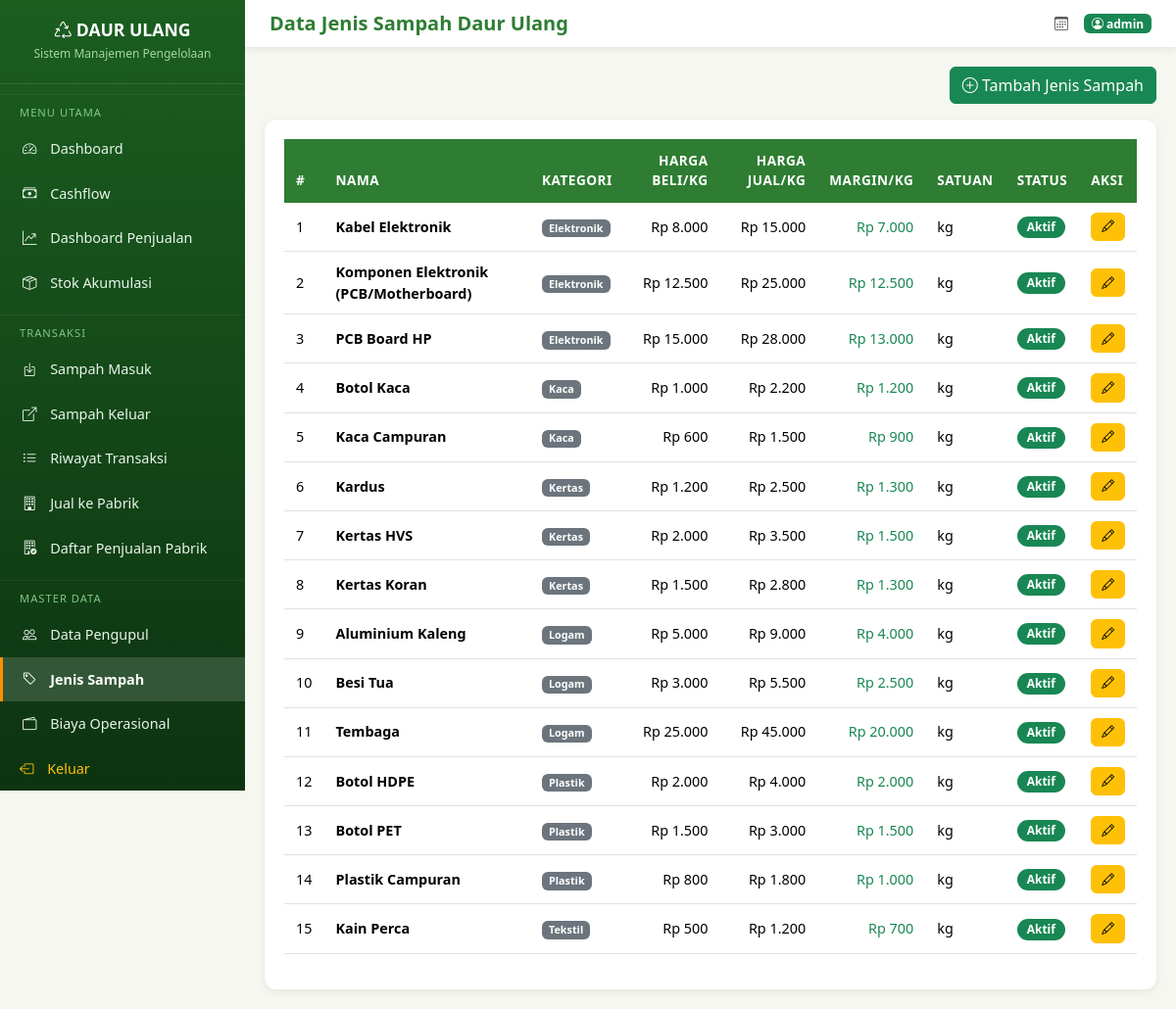
Page /waste/waste-types/ (signed in) on the committed database.
### waste_mgmt/models.py (models this page shows, shortened)
class WasteType(models.Model):
    CATEGORY_CHOICES = [
        ('plastik', 'Plastik'),
        ('logam', 'Logam'),
        ('kertas', 'Kertas'),
        ('kaca', 'Kaca'),
        ('elektronik', 'Elektronik'),
        ('tekstil', 'Tekstil'),
        ('organik', 'Organik'),
        ('lainnya', 'Lainnya'),
    ]
    name = models.CharField('Nama Jenis Sampah', max_length=200)
    category = models.CharField('Kategori', max_length=20, choices=CATEGORY_CHOICES, default='lainnya')
    purchase_price_per_kg = models.DecimalField(
        'Harga Beli per Kg (Rp)',
        max_digits=12, decimal_places=2,
        validators=[MinValueValidator(0)]
    )
    selling_price_per_kg = models.DecimalField(
        'Harga Jual per Kg (Rp)',
        max_digits=12, decimal_places=2,
        validators=[MinValueValidator(0)]
    )
    unit = models.CharField('Satuan', max_length=20, default='kg')
    description = models.TextField('Deskripsi', blank=True)
    is_active = models.BooleanField('Aktif', default=True)
    class Meta:
        ordering = ['category', 'name']
        verbose_name = 'Jenis Sampah'
        verbose_name_plural = 'Data Jenis Sampah'
    def margin_per_kg(self):
        return self.selling_price_per_kg - self.purchase_price_per_kg

### waste_mgmt/views.py (the view)
# urls.py: path('waste-types/', views.waste_type_list, name='waste_type_list'),
@login_required
def waste_type_list(request):
    waste_types = WasteType.objects.all()
    category = request.GET.get('category', '')
    if category:
        waste_types = waste_types.filter(category=category)
    return render(request, 'waste_mgmt/waste_type_list.html', {
        'waste_types': waste_types, 'category': category
    })

### templates/waste_mgmt/waste_type_list.html (shortened to what this page needs)
{% extends 'base.html' %}
{% block page_title %}Data Jenis Sampah Daur Ulang{% endblock %}
{% block nav_waste_types %}active{% endblock %}
{% block content %}
{% load humanize %}
<div class="d-flex justify-content-between align-items-center mb-3">
    <a href="{% url 'waste:waste_type_create' %}" class="btn btn-success">
        <i class="bi bi-plus-circle"></i> Tambah Jenis Sampah
    </a>
</div>
<div class="table-container">
    {% if waste_types %}
    <div class="table-responsive">
        <table class="table table-hover">
            <thead>
                <tr>
                    <th>#</th>
                    <th>Nama</th>
                    <th>Kategori</th>
                    <th class="text-end">Harga Beli/Kg</th>
                    <th class="text-end">Harga Jual/Kg</th>
                    <th class="text-end">Margin/Kg</th>
                    <th>Satuan</th>
                    <th>Status</th>
                    <th>Aksi</th>
                </tr>
            </thead>
            <tbody>
                {% for wt in waste_types %}
                <tr>
                    <td>{{ forloop.counter }}</td>
                    <td class="fw-bold">{{ wt.name }}</td>
                    <td><span class="badge bg-secondary">{{ wt.get_category_display }}</span></td>
                    <td class="text-end">Rp {{ wt.purchase_price_per_kg|floatformat:0|intcomma }}</td>
                    <td class="text-end">Rp {{ wt.selling_price_per_kg|floatformat:0|intcomma }}</td>
                    <td class="text-end {% if wt.margin_per_kg > 0 %}text-success{% else %}text-danger{% endif %}">
                        Rp {{ wt.margin_per_kg|floatformat:0|intcomma }}
                    </td>
                    <td>{{ wt.unit }}</td>
                    <td>
                        {% if wt.is_active %}
                        <span class="badge bg-success badge-status">Aktif</span>
                        {% else %}
                        <span class="badge bg-secondary badge-status">Tidak Aktif</span>
                        {% endif %}
                    </td>
                    <td>
                        <a href="{% url 'waste:waste_type_update' wt.pk %}" class="btn btn-warning btn-action" title="Edit">
                            <i class="bi bi-pencil"></i>
                        </a>
                    </td>
                </tr>
                {% endfor %}
            </tbody>
        </table>
    </div>
    {% endif %}
</div>
{% endblock %}

### templates/base.html (shortened to what this page needs)
<!DOCTYPE html>
<html lang="id">
<head>
    <link href="https://cdn.jsdelivr.net/npm/bootstrap@5.3.3/dist/css/bootstrap.min.css" rel="stylesheet">
    <link href="https://cdn.jsdelivr.net/npm/bootstrap-icons@1.11.3/font/bootstrap-icons.min.css" rel="stylesheet">
    <link href="/static/css/style.css" rel="stylesheet">
</head>
<body>
    {% if user.is_authenticated %}
    <div class="sidebar">
        <div class="brand">
            <h4><i class="bi bi-recycle"></i> DAUR ULANG</h4>
            <small>Sistem Manajemen Pengelolaan</small>
        </div>
        <div class="nav-section">MENU UTAMA</div>
        <nav class="nav flex-column">
            <a href="{% url 'waste:dashboard' %}" class="nav-link {% block nav_dashboard %}{% endblock %}">
                <i class="bi bi-speedometer2"></i> Dashboard
            </a>
            <a href="{% url 'waste:cashflow_dashboard' %}" class="nav-link {% block nav_cashflow %}{% endblock %}">
                <i class="bi bi-cash-stack"></i> Cashflow
            </a>
            <a href="{% url 'waste:sales_dashboard' %}" class="nav-link {% block nav_sales %}{% endblock %}">
                <i class="bi bi-graph-up-arrow"></i> Dashboard Penjualan
            </a>
            <a href="{% url 'waste:stock_view' %}" class="nav-link {% block nav_stock %}{% endblock %}">
                <i class="bi bi-box-seam"></i> Stok Akumulasi
            </a>
        </nav>
        <div class="nav-section">TRANSAKSI</div>
        <nav class="nav flex-column">
            <a href="{% url 'waste:transaction_in_create' %}" class="nav-link {% block nav_trans_in %}{% endblock %}">
                <i class="bi bi-box-arrow-in-down"></i> Sampah Masuk
            </a>
            <a href="{% url 'waste:transaction_out_create' %}" class="nav-link {% block nav_trans_out %}{% endblock %}">
                <i class="bi bi-box-arrow-up-right"></i> Sampah Keluar
            </a>
            <a href="{% url 'waste:transaction_list' %}" class="nav-link {% block nav_trans_list %}{% endblock %}">
                <i class="bi bi-list-ul"></i> Riwayat Transaksi
            </a>
            <a href="{% url 'waste:factory_sale_create' %}" class="nav-link {% block nav_factory_create %}{% endblock %}">
                <i class="bi bi-building"></i> Jual ke Pabrik
            </a>
            <a href="{% url 'waste:factory_sale_list' %}" class="nav-link {% block nav_factory_list %}{% endblock %}">
                <i class="bi bi-building-check"></i> Daftar Penjualan Pabrik
            </a>
        </nav>
        <div class="nav-section">MASTER DATA</div>
        <nav class="nav flex-column">
            <a href="{% url 'waste:collector_list' %}" class="nav-link {% block nav_collectors %}{% endblock %}">
                <i class="bi bi-people"></i> Data Pengupul
            </a>
            <a href="{% url 'waste:waste_type_list' %}" class="nav-link {% block nav_waste_types %}{% endblock %}">
                <i class="bi bi-tag"></i> Jenis Sampah
            </a>
            <a href="{% url 'waste:operational_cost_list' %}" class="nav-link {% block nav_opex %}{% endblock %}">
                <i class="bi bi-wallet2"></i> Biaya Operasional
            </a>
        </nav>
        <form action="{% url 'accounts:logout' %}" method="post">
            <button type="submit" class="nav-link text-warning" style="border: none; background: transparent; cursor: pointer; width: 100%; text-align: left;">
                <i class="bi bi-box-arrow-left"></i> Keluar
            </button>
        </form>
    </div>
    <div class="main-content">
        <div class="top-navbar">
            <div>
                <h5 class="mb-0" style="color: var(--primary-color); font-weight:700;">
                    {% block page_title %}Dashboard{% endblock %}
                </h5>
            </div>
            <div class="d-flex align-items-center gap-3">
                <small class="text-muted"><i class="bi bi-calendar3"></i> {{ today|default:'' }}</small>
                <span class="badge bg-success"><i class="bi bi-person-circle"></i> {{ user.username }}</span>
            </div>
        </div>
        {% block content %}{% endblock %}
    </div>
    {% else %}
    {% block login_content %}{% endblock %}
    {% endif %}
</body>
</html>

### static/css/style.css (style rules this page uses)
:root { --primary-color: #2e7d32; --primary-dark: #1b5e20; --primary-light: #4caf50; --accent-color: #ff8f00; --accent-light: #ffb300; --danger-color: #c62828; --bg-light: #f5f7f0; --sidebar-bg: #1b5e20; --sidebar-text: #e8f5e9; --card-shadow: 0 2px 8px rgba(0,0,0,0.08); }
body { background-color: var(--bg-light); font-family: 'Segoe UI', Tahoma, Geneva, Verdana, sans-serif; }
.sidebar { background: linear-gradient(180deg, var(--sidebar-bg) 0%, #0d3311 100%); min-height: 100vh; color: var(--sidebar-text); padding-top: 0; position: fixed; top: 0; left: 0; width: 250px; z-index: 1000; overflow-y: auto; }
.sidebar .brand { padding: 20px 15px; border-bottom: 1px solid rgba(255,255,255,0.1); text-align: center; }
.sidebar .brand h4 { color: #fff; font-weight: 700; margin: 0; font-size: 1.1rem; }
.sidebar .brand small { color: #a5d6a7; font-size: 0.75rem; }
.sidebar .nav-link { color: var(--sidebar-text); padding: 12px 20px; border-radius: 0; transition: all 0.2s; font-size: 0.9rem; border-left: 3px solid transparent; }
.sidebar .nav-link.active { background: rgba(255,255,255,0.15); color: #fff; border-left-color: var(--accent-color); font-weight: 600; }
.sidebar .nav-link i { margin-right: 10px; width: 20px; text-align: center; }
.sidebar .nav-section { padding: 10px 20px 5px; font-size: 0.7rem; text-transform: uppercase; letter-spacing: 1px; color: #81c784; margin-top: 10px; border-top: 1px solid rgba(255,255,255,0.05); }
.main-content { margin-left: 250px; padding: 20px; min-height: 100vh; }
.top-navbar { background: #fff; box-shadow: var(--card-shadow); padding: 12px 25px; margin: -20px -20px 20px; display: flex; justify-content: space-between; align-items: center; }
.table-container { background: #fff; border-radius: 12px; box-shadow: var(--card-shadow); padding: 20px; overflow-x: auto; }
.table th { background: var(--primary-color); color: #fff; font-size: 0.85rem; font-weight: 600; text-transform: uppercase; letter-spacing: 0.5px; border: none; padding: 12px; }
.table td { padding: 10px 12px; font-size: 0.9rem; vertical-align: middle; }
.btn-action { padding: 4px 10px; font-size: 0.8rem; border-radius: 6px; }
.badge-status { font-size: 0.75rem; padding: 5px 10px; border-radius: 20px; }

### rows in the picture
WasteType: name "Kabel Elektronik", category "Elektronik", purchase_price_per_kg "8.000", selling_price_per_kg "15.000", margin_per_kg "7.000", unit "kg", is_active "Aktif"
WasteType: name "Komponen Elektronik (PCB/Motherboard)", category "Elektronik", purchase_price_per_kg "12.500", selling_price_per_kg "25.000", margin_per_kg "12.500", unit "kg", is_active "Aktif"
WasteType: name "PCB Board HP", category "Elektronik", purchase_price_per_kg "15.000", selling_price_per_kg "28.000", margin_per_kg "13.000", unit "kg", is_active "Aktif"
WasteType: name "Botol Kaca", category "Kaca", purchase_price_per_kg "1.000", selling_price_per_kg "2.200", margin_per_kg "1.200", unit "kg", is_active "Aktif"
WasteType: name "Kaca Campuran", category "Kaca", purchase_price_per_kg "600", selling_price_per_kg "1.500", margin_per_kg "900", unit "kg", is_active "Aktif"
WasteType: name "Kardus", category "Kertas", purchase_price_per_kg "1.200", selling_price_per_kg "2.500", margin_per_kg "1.300", unit "kg", is_active "Aktif"
WasteType: name "Kertas HVS", category "Kertas", purchase_price_per_kg "2.000", selling_price_per_kg "3.500", margin_per_kg "1.500", unit "kg", is_active "Aktif"
WasteType: name "Kertas Koran", category "Kertas", purchase_price_per_kg "1.500", selling_price_per_kg "2.800", margin_per_kg "1.300", unit "kg", is_active "Aktif"
WasteType: name "Aluminium Kaleng", category "Logam", purchase_price_per_kg "5.000", selling_price_per_kg "9.000", margin_per_kg "4.000", unit "kg", is_active "Aktif"
WasteType: name "Besi Tua", category "Logam", purchase_price_per_kg "3.000", selling_price_per_kg "5.500", margin_per_kg "2.500", unit "kg", is_active "Aktif"
WasteType: name "Tembaga", category "Logam", purchase_price_per_kg "25.000", selling_price_per_kg "45.000", margin_per_kg "20.000", unit "kg", is_active "Aktif"
WasteType: name "Botol HDPE", category "Plastik", purchase_price_per_kg "2.000", selling_price_per_kg "4.000", margin_per_kg "2.000", unit "kg", is_active "Aktif"
WasteType: name "Botol PET", category "Plastik", purchase_price_per_kg "1.500", selling_price_per_kg "3.000", margin_per_kg "1.500", unit "kg", is_active "Aktif"
WasteType: name "Plastik Campuran", category "Plastik", purchase_price_per_kg "800", selling_price_per_kg "1.800", margin_per_kg "1.000", unit "kg", is_active "Aktif"
WasteType: name "Kain Perca", category "Tekstil", purchase_price_per_kg "500", selling_price_per_kg "1.200", margin_per_kg "700", unit "kg", is_active "Aktif"

### other values in the picture
{{ user.username }} "admin"
